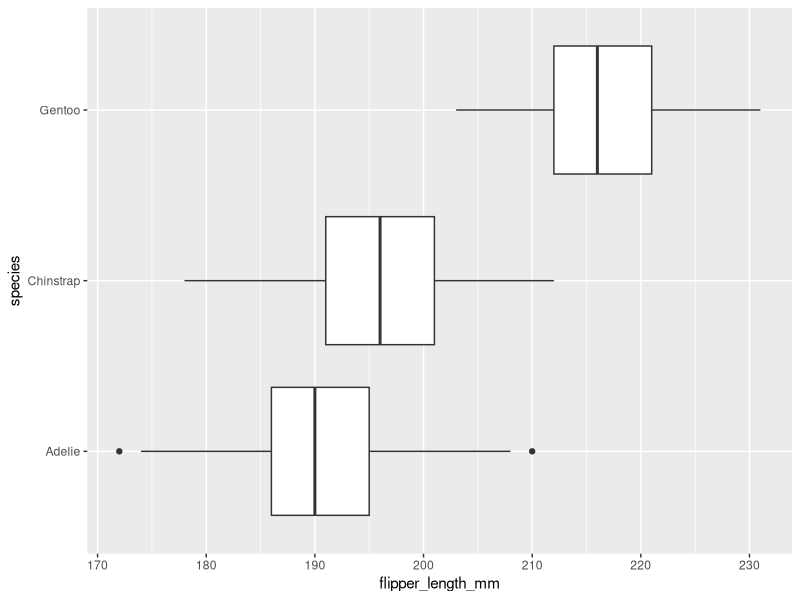
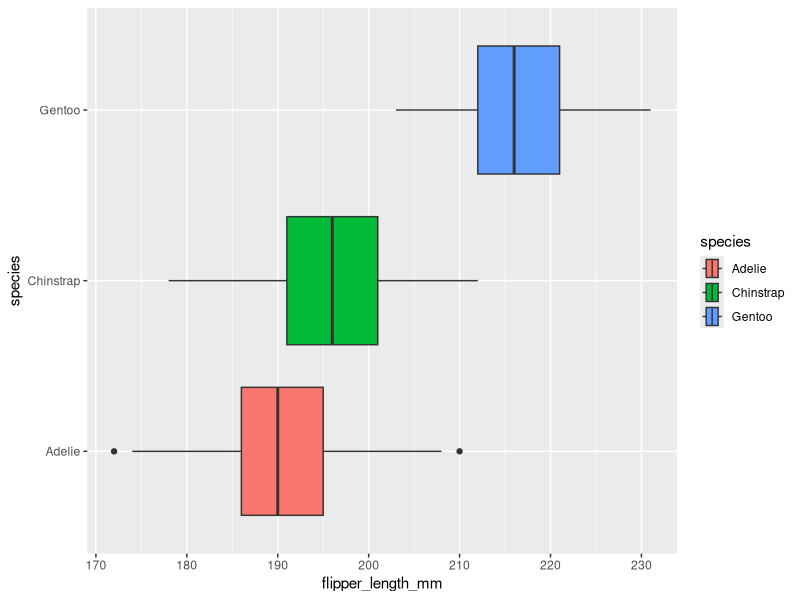
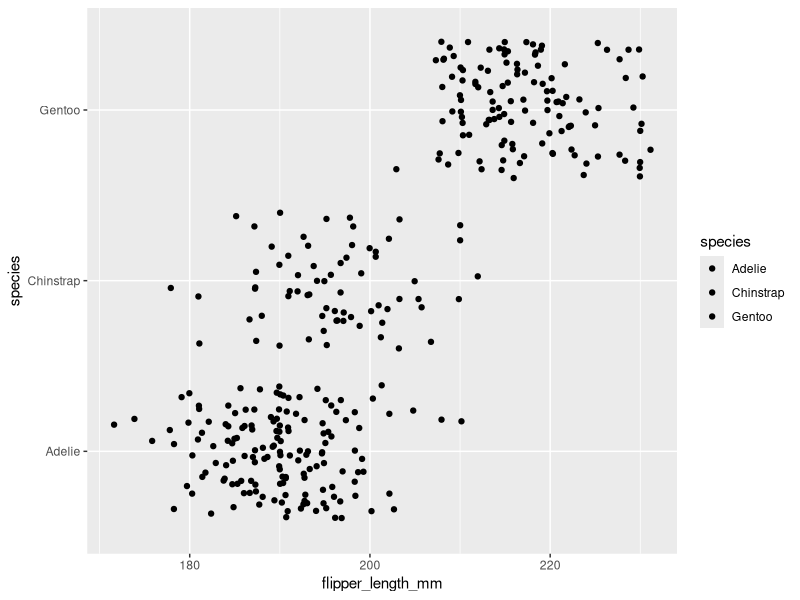

Generate these figures, in order, with R:
## ---- chunk 1
knitr::opts_chunk$set(error = TRUE)
## ---- chunk 2
library(palmerpenguins)
penguins
## ---- chunk 3
library(ggplot2)
## ---- chunk 4
ggplot(data = penguins, mapping = aes(x = flipper_length_mm, y = species)) +
  geom_boxplot()
## ---- chunk 5
ggplot(data = penguins, mapping = aes(x = flipper_length_mm, y = species, fill=species)) +
  geom_boxplot()
## ---- chunk 6
ggplot(data = penguins, mapping = aes(x = flipper_length_mm, y = species, fill = species)) +
  geom_jitter()
## ---- chunk 7

## ---- chunk 8

## ---- chunk 9

## ---- chunk 10

## ---- chunk 11

## ---- chunk 12

## ---- chunk 13

## ---- chunk 14

